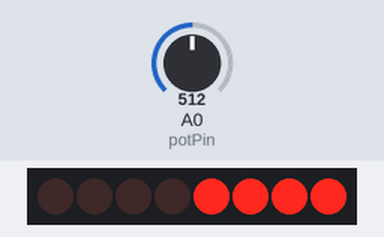
This sketch was run on a simulated Arduino Uno, built with avr-gcc and run on an emulated ATmega328P. Shown: 8 shift-register outputs drawn as a row of LEDs (first output left, lit = HIGH). Wiring (inferred from the names in the program): shift register (74HC595): data pin 4; shift clock pin 6; latch pin 5. Wiring (inferred from the signals the program sends): row of LEDs: on Q0, Q1, Q2, Q3, Q4, Q5, Q6, Q7. Inputs (shaded band) come from the test bench; at power-on: A0 (potPin) = 512.

Above: at 1.2 s.
1.3 s: A0 (potPin) set to 626
4.3 s: A0 (potPin) set to 648
At 5.0 s:
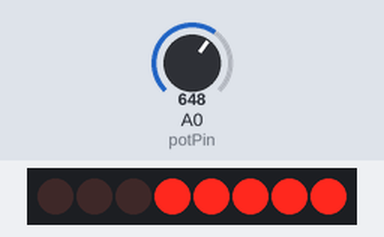
5.8 s: A0 (potPin) set to 511
At 6.5 s:
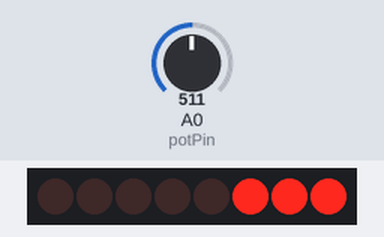
7.3 s: A0 (potPin) set to 900
At 8.1 s:
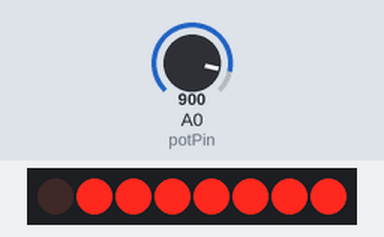
10.3 s: A0 (potPin) set to 306
At 10.7 s:
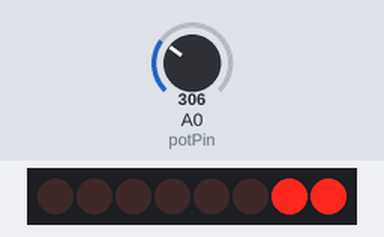
11.8 s: A0 (potPin) set to 122
Timing chart, 0 to 14.3 s (numbered marks = the images above; inputs shaded):
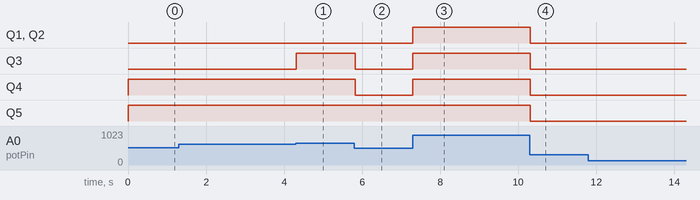

Measured:
- the behaviour switches between 639 and 640 on A0 (potPin) (found by bisection; images 0 and 1)
- after the input at 1.3 s, every drawn part: stays the same
- after the input at 5.8 s, Q3, Q4: HIGH → LOW at once
- after the input at 11.8 s, every drawn part: stays the same

The sketch:

_11_shift_pot.ino
```cpp
/*
  Shift Register and Potentiometer

  Control with a Shift Register (74HC595 Serial to Parallel Converter) up to eight LEDs with a pattern created by a potentiometer using only three pins of the Arduino.

  Input:
  1x 10KΩ Breadboard trim potentiometer
  Output:
  1x 74HC595 Shift Register
  8x 5mm LED
  8x 220Ω resistor

  created December 10th, 2012
  by Simon Monk <www.adafruit.com>

  modified May 4th, 2017
  by Orion Campos <www.orioncampos.com> <https://github.com/orion-campos>
*/

//connected pins
int potPin = 0; //potentiometer
int dataPin = 4; //data pin of the 74HC595
int latchPin = 5; //latch pin of the 74HC595
int clockPin = 6; //clock pin of the 74HC595
//variables
byte leds = 0;

//the setup routine runs onces
void setup()
{
  pinMode(dataPin, OUTPUT); //set the data pin as an output
  pinMode(latchPin, OUTPUT); //set the latch pin as an output
  pinMode(clockPin, OUTPUT); //set the clock pin as an output
}

// the loop routine runs over and over
void loop()
{
  int reading = analogRead(potPin); //store the sensor value
  int numLEDSlit = reading / 128; // since the reading value of the potentiometer will be a value from 0 to 1023, it is necessary  to convert the value into the number of LEDs to light, in this case, between 0 and 7. The range of numbers between 0 and 7 are 8 values, so it is necessary to scale the reading from 1023 dividing by 8 which is equal to 128
  leds = 0; //the LED's are initially all turned off
  for (int i = 0; i < numLEDSlit; i++) //the function begins with value 0, counting from 0 to the value of 'numLEDSlit', which is determined by the position of the potentiometer, adding one each cycle until it reaches 8, then repeating the process again
  {
    bitSet(leds, i); //use the Arduino function 'bitSet' to set the bit that controls the LED in the variable 'leds' (similar with digitalWrite)
    updateShiftRegister(); //the 'updateShiftRegister' will send the desired pattern to the shift register
  }
}
void updateShiftRegister()
{
  digitalWrite(latchPin, LOW); //the function 'updateShiftRegister' sets the latchPin to low
  shiftOut(dataPin, clockPin, LSBFIRST, leds); //then calls the function 'shiftOut' that takes four parameters, the first two are the pins to use for Data and Clock respectively.The third parameter specifies which end of the data to start at. It is going to start with the right most bit, which is referred to as the 'Least Significant Bit' (LSB). The last parameter is the actual data to be shifted into the shift register, which in this case is 'leds'
  digitalWrite(latchPin, HIGH); //the function sets the latchPin back to high
}
```
